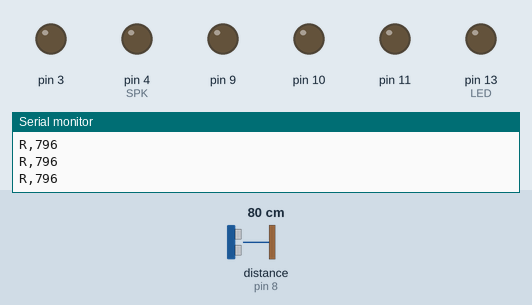
Simulated run of this sketch. Board: Arduino Uno, built with avr-gcc and run on an emulated ATmega328P. On the bench: output pins drawn as LEDs (lit = HIGH), the last lines printed to the serial monitor. Wiring (inferred from the names in the program): ultrasonic range finder: trigger pin 7; echo pin 8. The test bench sets the inputs (shaded band); at power-on: distance to the obstacle (sensor on pin 8) 80 cm. The echo pulse lasts 58.3 µs per cm; pins used as bus, display or sensor lines are not drawn.

Above: at 1.2 s.
1.3 s: distance to the obstacle (sensor on pin 8) set to 10 cm
2.8 s: distance to the obstacle (sensor on pin 8) set to 7 cm
At 4.2 s:
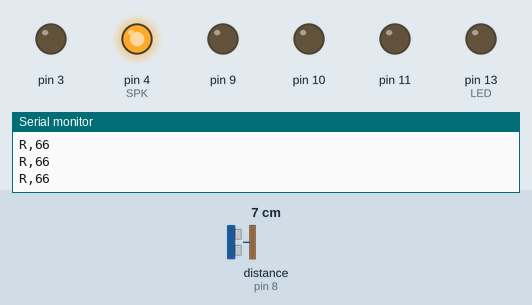
7.5 s: distance to the obstacle (sensor on pin 8) set to 10 cm
9.0 s: distance to the obstacle (sensor on pin 8) set to 13 cm
At 10.6 s:
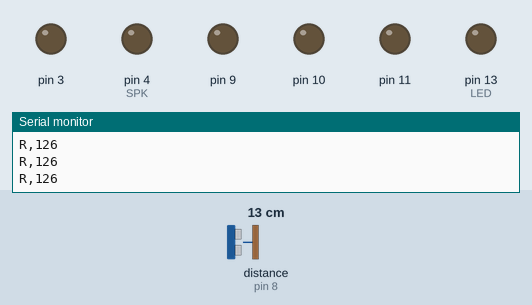
Timing chart, 0 to 11.6 s (numbered marks = the images above; inputs shaded):
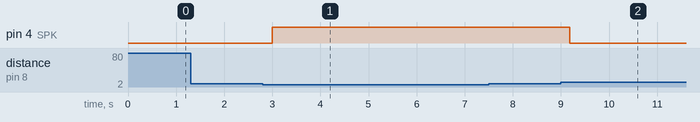

The sketch:

motor_safety_berrypi.ino
```cpp
// 베리파이 모터 + 충돌 방지 펌웨어 (초안) — L9110S, HC-SR04, 능동 부저(D4)
//
// 파이 → 아두이노
//   M,<좌>,<우>        바퀴 세기 -255 ~ 255 (0.5초 안 오면 정지)
//   S                  즉시 정지
//   PING               → PONG
//   D,<좌>,<우>        (시험) 계산한 PWM만 회신: D F 169 F 160
//   ARM,<0|1>          경고음 켜기 조건 (파이가 주행 중 + 충돌 방지 켬 일 때 1)
//   MUTE,<0|1>         경고음 끄기
//   TH,<주의>,<위험>,<비상>  구간 거리 (mm), 예: TH,300,150,80
// 아두이노 → 파이
//   READY              부팅
//   R,<mm>             전방 거리, 100 ms마다 (-1 = 센서 응답 없음)
//   E,1 / E,0          비상 정지 시작 / 해제
//
// 역할: 측정 · 비상 정지 · 경고음은 아두이노, 감속 · 정지 판단 · 화면 경고는 파이.
// 비상 정지(기본 80 mm 미만)는 파이 명령과 상관없이 항상 동작한다.

// ---- 핀 ----
const int L_IA = 3,  L_IB = 11;   // 왼쪽 모터  (Timer2)
const int R_IA = 9,  R_IB = 10;   // 오른쪽 모터 (Timer1)
const int TRIG = 7,  ECHO = 8;    // HC-SR04
const int SPK = 4;                // 능동 부저 (+ → D4, − → GND)
const int LED = LED_BUILTIN;      // D13: M 명령 받는 중이면 켜짐

// ---- 모터 조정 값 ----
const int MIN_PWM = 120;          // 두 바퀴가 같이 겨우 도는 값까지 낮출수록 느린 속도가 잘 됨
const int MAX_PWM = 190;          // 명령 255일 때의 PWM (motor_lab_v2와 같음). 원래 동작 = 255
const int LEFT_BOOST = 0, RIGHT_BOOST = 0;
const int LEFT_DIR = 1, RIGHT_DIR = 1;
const unsigned long TIMEOUT_MS = 500;

// ---- 거리 설정 (TH 명령으로 바뀜) ----
int cautionMm = 300, dangerMm = 150, emergMm = 80;   // 파이가 TH로 다시 보냄
const int HYST_MM = 30;               // 구간에서 나올 때 여유 (깜빡임 방지)
const unsigned long MEASURE_MS = 60;  // 측정 주기
const unsigned long REPORT_MS = 100;  // R 보고 주기
const unsigned long ECHO_TIMEOUT_US = 12000;  // 약 2 m. 그 이상은 '장애물 없음'
const int FAIL_LIMIT = 10;            // 연속 무응답 → 센서 오류(-1)

// ---- 피에조 종류 ----
const bool ACTIVE_BUZZER = true;      // 능동 부저 (음높이 고정, 켜고 끄는 리듬으로 구분). 피에조 스피커면 false

// ===================== 모터 =====================
unsigned long lastCmd = 0;
bool stopped = true;
int cmdL = 0, cmdR = 0;               // 파이가 마지막으로 보낸 값

int toPwm(int mag, int boost) {
  mag = constrain(mag, 0, 255);
  if (mag == 0) return 0;                                   // 0은 정지 (map에 넣지 않음)
  int startPwm = constrain(MIN_PWM + boost, 0, 255);        // 명령 1일 때
  int topPwm   = constrain(MAX_PWM + boost, startPwm, 255); // 명령 255일 때
  return startPwm + (long)(mag - 1) * (topPwm - startPwm) / 254;
}

void setMotor(int ia, int ib, int speed, int boost) {
  speed = constrain(speed, -255, 255);
  if (speed > 0)      { analogWrite(ia, toPwm(speed, boost)); digitalWrite(ib, LOW); }
  else if (speed < 0) { digitalWrite(ia, LOW); analogWrite(ib, toPwm(-speed, 0)); }
  else                { digitalWrite(ia, LOW); digitalWrite(ib, LOW); }
}

bool emergency = false;

void drive(int left, int right) {
  if (emergency) { left = 0; right = 0; }      // 비상 정지 중에는 항상 0
  setMotor(L_IA, L_IB, left * LEFT_DIR, LEFT_BOOST);
  setMotor(R_IA, R_IB, right * RIGHT_DIR, RIGHT_BOOST);
  stopped = (left == 0 && right == 0);
  digitalWrite(LED, stopped ? LOW : HIGH);
}

// ===================== 경고음 (논블로킹) =====================
struct Note { int freq; int ms; };              // freq 0 = 쉼
// 능동 부저는 음높이가 고정이라 '켜짐(freq > 0) / 꺼짐(0)' 리듬으로 구분된다. 피에조면 음높이도 바뀐다.
const Note RIFF_CAUTION[] = {{1800, 80}, {2400, 80}, {0, 640}};                 // 주의: 삐— ... (0.8초마다)
const Note RIFF_DANGER[]  = {{2600, 70}, {0, 50}, {2000, 70}, {0, 50}};         // 위험: 삑삑삑삑 (빠르게)
const Note RIFF_EMERG[]   = {{3000, 200}};                                      // 비상: 계속 삐—
const Note RIFF_CLEAR[]   = {{2400, 60}, {0, 50}, {1800, 60}, {0, 50}, {1200, 100}, {0, 1}};  // 해제: 삑 삑 삑 (한 번)

const Note *riff = 0;
int riffLen = 0, noteIdx = 0;
bool riffLoop = false;
unsigned long noteStart = 0, lastToggle = 0;
bool spkOn = false;

void playRiff(const Note *r, int len, bool loop) {
  if (riff == r) return;                       // 이미 재생 중이면 그대로
  riff = r; riffLen = len; riffLoop = loop; noteIdx = 0;
  noteStart = millis(); lastToggle = micros();
}

void stopRiff() {
  riff = 0;
  digitalWrite(SPK, LOW);                      // 쉴 때는 꼭 LOW
  spkOn = false;
}

void updateSound() {
  if (!riff) return;
  unsigned long now = millis();
  if (now - noteStart >= (unsigned long)riff[noteIdx].ms) {   // 다음 음
    noteIdx++;
    noteStart = now;
    if (noteIdx >= riffLen) {
      if (riffLoop) noteIdx = 0;
      else { stopRiff(); return; }
    }
  }
  int f = riff[noteIdx].freq;
  if (f == 0) { digitalWrite(SPK, LOW); spkOn = false; return; }
  if (ACTIVE_BUZZER) { digitalWrite(SPK, HIGH); return; }       // 능동형: 켜기만
  unsigned long half = 500000UL / f;                            // 반 주기 (µs)
  unsigned long t = micros();
  if (t - lastToggle >= half) {
    spkOn = !spkOn;
    digitalWrite(SPK, spkOn ? HIGH : LOW);
    lastToggle = t;
  }
}

// ===================== 초음파 =====================
int buf3[3] = {-1, -1, -1};
int bufIdx = 0;
int distMm = -1;            // 중간값 (mm), -1 = 무응답
int failCount = 0;
int emergCount = 0, clearCount = 0;
bool armed = false, muted = false;
enum Zone { SAFE, CAUTION, DANGER, EMERG };
Zone zone = SAFE;
void updateRiffForZone(Zone before);   // Arduino 자동 선언이 enum 앞에 생기는 문제 방지

const int FAR = 9999;       // 2 m 안에 장애물 없음
const int NORESP = -1;      // 센서 응답 없음 (선 빠짐 등)

int readOnceMm() {
  if (digitalRead(ECHO) == HIGH) return FAR;   // 지난 측정의 '먼 거리' 펄스가 아직 진행 중
  digitalWrite(TRIG, LOW);  delayMicroseconds(2);
  digitalWrite(TRIG, HIGH); delayMicroseconds(10);
  digitalWrite(TRIG, LOW);
  unsigned long us = pulseIn(ECHO, HIGH, ECHO_TIMEOUT_US);
  if (us == 0) {
    // ECHO가 HIGH인 채로 시간 초과 = 반사파가 늦음 = 멀다. 한 번도 HIGH가 안 됨 = 센서 응답 없음
    return digitalRead(ECHO) == HIGH ? FAR : NORESP;
  }
  return (int)(us * 343UL / 2000UL);           // µs → mm (음속 343 m/s)
}

int median3(int a, int b, int c) {
  if (a > b) { int t = a; a = b; b = t; }
  if (b > c) { int t = b; b = c; c = t; }
  if (a > b) { int t = a; a = b; b = t; }
  return b;
}

void measure() {
  int d = readOnceMm();
  if (d == NORESP) failCount++; else failCount = 0;
  buf3[bufIdx] = (d == NORESP) ? FAR : d;      // 한두 번 무응답은 '멀다'로 취급
  bufIdx = (bufIdx + 1) % 3;
  int m = median3(buf3[0], buf3[1], buf3[2]);  // 3회 중간값 (튀는 값 제거)
  distMm = (failCount >= FAIL_LIMIT) ? -1 : (m >= FAR ? 2000 : m);   // 2000 = 2 m 이상

  // 비상 정지: 3회 연속 emergMm 미만 → 정지, 3회 연속 emergMm + HYST 초과 → 해제
  bool valid = distMm > 0;
  if (valid && distMm < emergMm) { emergCount++; clearCount = 0; }
  else if (!valid || distMm > emergMm + HYST_MM) { clearCount++; emergCount = 0; }
  if (!emergency && emergCount >= 3) {
    emergency = true;
    drive(0, 0);
    Serial.println("E,1");
  } else if (emergency && clearCount >= 3) {
    emergency = false;
    Serial.println("E,0");
  }

  // 경고음 구간 (들어갈 때는 기준 거리, 나올 때는 기준 + HYST_MM)
  Zone z;
  if (!valid)                                           z = SAFE;
  else if (distMm < emergMm)                            z = EMERG;
  else if (distMm < dangerMm)                           z = DANGER;
  else if (distMm < dangerMm + HYST_MM && zone >= DANGER)   z = DANGER;
  else if (distMm < cautionMm)                          z = CAUTION;
  else if (distMm < cautionMm + HYST_MM && zone >= CAUTION) z = CAUTION;
  else                                                  z = SAFE;
  if (emergency) z = EMERG;
  Zone before = zone;
  zone = z;
  updateRiffForZone(before);
}

void updateRiffForZone(Zone before) {
  if (muted || !armed) {
    if (riff && riff != RIFF_CLEAR) stopRiff();
    if (!emergency || muted) return;           // 비상은 armed와 상관없이 울림 (mute 제외)
  }
  switch (zone) {
    case EMERG:   playRiff(RIFF_EMERG, 1, true); break;
    case DANGER:  playRiff(RIFF_DANGER, 4, true); break;
    case CAUTION: playRiff(RIFF_CAUTION, 3, true); break;
    case SAFE:
      if (before >= DANGER) playRiff(RIFF_CLEAR, 6, false);   // 위험에서 벗어나면 해제음
      else if (riff && riff != RIFF_CLEAR) stopRiff();
      break;
  }
}

// ===================== 통신 =====================
void reportSide(int speed, int boost) {
  speed = constrain(speed, -255, 255);
  Serial.print(speed > 0 ? " F " : (speed < 0 ? " B " : " S "));
  Serial.print(speed > 0 ? toPwm(speed, boost) : toPwm(-speed, 0));
}

void handleLine(char *line) {
  int a, b, c;
  if (line[0] == 'M' && sscanf(line, "M,%d,%d", &a, &b) == 2) {
    cmdL = a; cmdR = b;
    drive(a, b);
    lastCmd = millis();
  } else if (strcmp(line, "PING") == 0) {
    Serial.println("PONG");
  } else if (strcmp(line, "S") == 0) {
    drive(0, 0);
  } else if (line[0] == 'D' && sscanf(line, "D,%d,%d", &a, &b) == 2) {
    Serial.print("D"); reportSide(a, LEFT_BOOST); reportSide(b, RIGHT_BOOST); Serial.println();
  } else if (sscanf(line, "ARM,%d", &a) == 1) {
    armed = (a != 0);
    updateRiffForZone(zone);
  } else if (sscanf(line, "MUTE,%d", &a) == 1) {
    muted = (a != 0);
    updateRiffForZone(zone);
  } else if (sscanf(line, "TH,%d,%d,%d", &a, &b, &c) == 3) {
    if (c > 0 && b > c && a > b) { cautionMm = a; dangerMm = b; emergMm = c; }
  }
}

char line[32];
int len = 0;

void readLine() {
  while (Serial.available()) {
    char ch = Serial.read();
    if (ch == '\r') continue;
    if (ch == '\n') { line[len] = '\0'; handleLine(line); len = 0; }
    else if (len < 31) line[len++] = ch;
  }
}

// ===================== setup / loop =====================
unsigned long lastMeasure = 0, lastReport = 0;

void setup() {
  Serial.begin(115200);
  int outs[] = {L_IA, L_IB, R_IA, R_IB, TRIG, SPK, LED};
  for (int p : outs) pinMode(p, OUTPUT);
  pinMode(ECHO, INPUT);
  drive(0, 0);
  digitalWrite(SPK, LOW);
  Serial.println("READY");
}

void loop() {
  readLine();
  unsigned long now = millis();
  if (now - lastMeasure >= MEASURE_MS) { measure(); lastMeasure = now; }
  if (now - lastReport >= REPORT_MS) {
    Serial.print("R,"); Serial.println(distMm);
    lastReport = now;
  }
  if (!stopped && now - lastCmd > TIMEOUT_MS) drive(0, 0);   // 명령 끊김 → 정지
  updateSound();
}
```

Measured:
- the behaviour switches between 9 and 8 cm on distance to the obstacle (sensor on pin 8) (found by bisection; images 0 and 1)
- the behaviour switches between 11 and 12 cm on distance to the obstacle (sensor on pin 8) (found by bisection; images 1 and 2)
- after the input at 2.8 s, pin 4 (SPK): LOW → HIGH after 0.20 s
- after the input at 9.0 s, pin 4 (SPK): HIGH → LOW after 0.18 s
